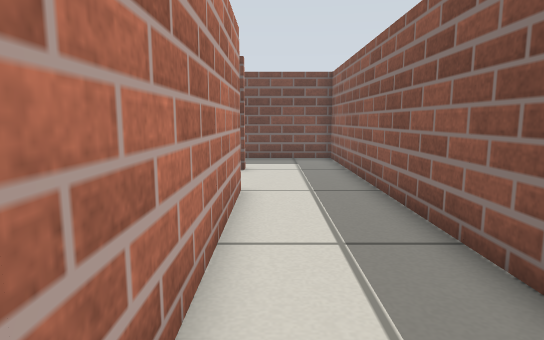
view 1 (above)

24 first-person views from a walk through a world built for the Gazebo simulator. The camera is 0.45 m above the floor, tilts 8° down and sees 75° across. The floor is counted in squares, 0.25 m on a side. Each view is taken from the middle of a square. On the plan, view 1 faces up. The plan holds only what a view shows up to about 17 squares ahead; the rest is blank.

view 2
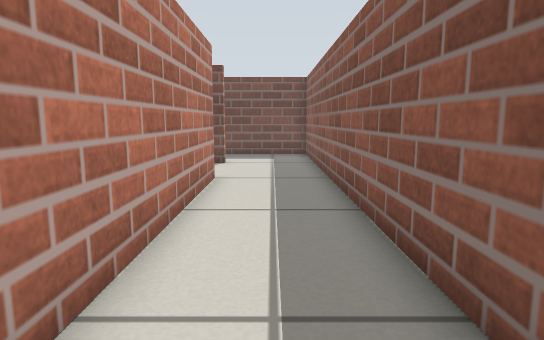

view 3
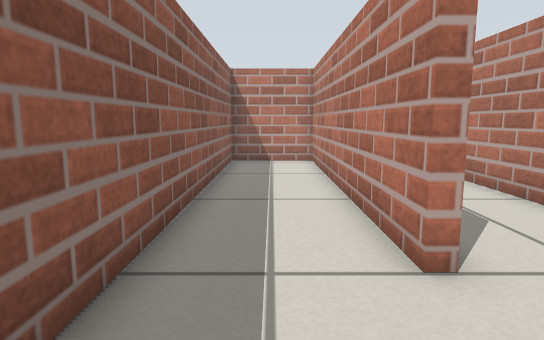

view 4
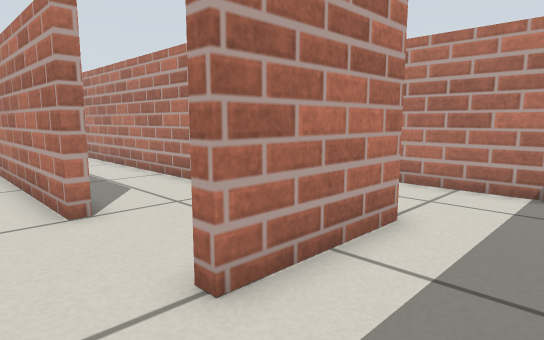

view 5
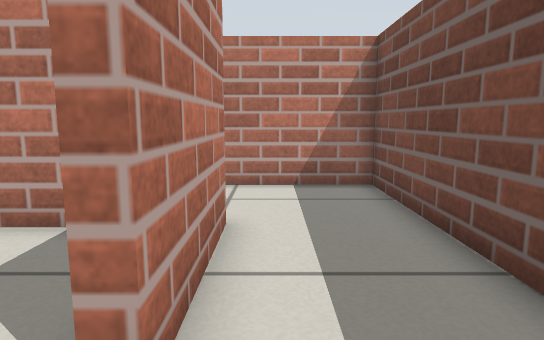

view 6
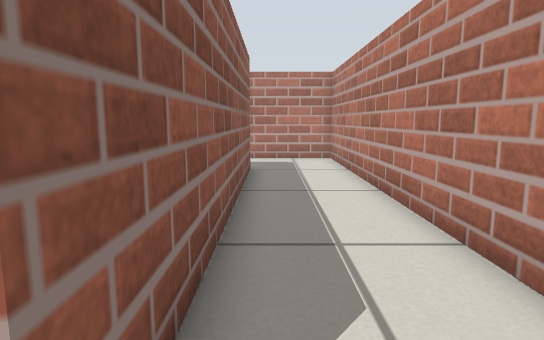

view 7
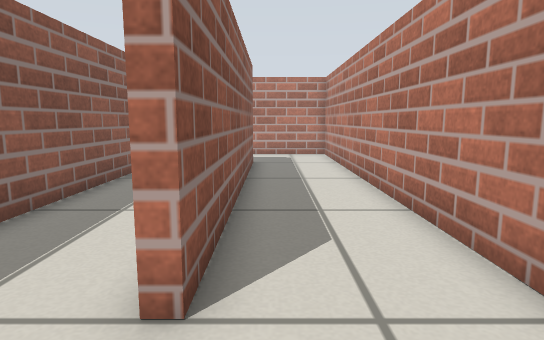

view 8
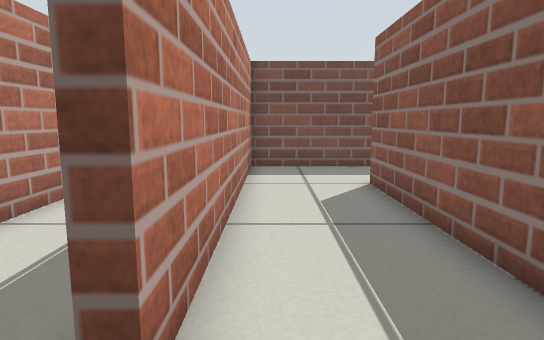

view 9
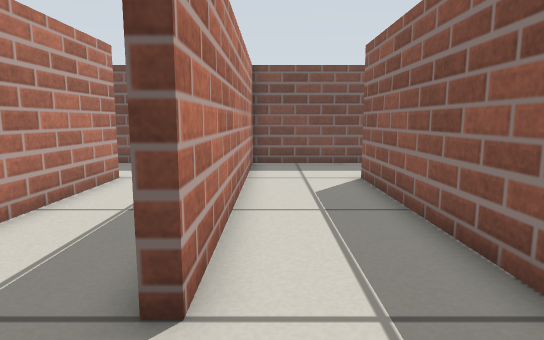

view 10
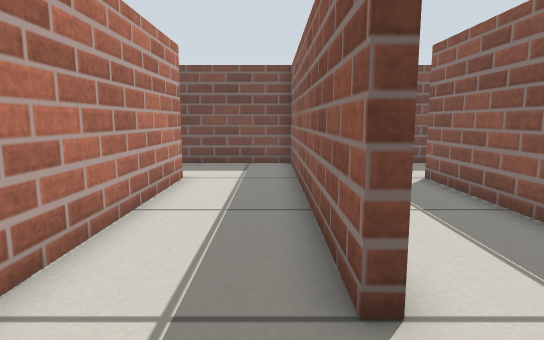

view 11
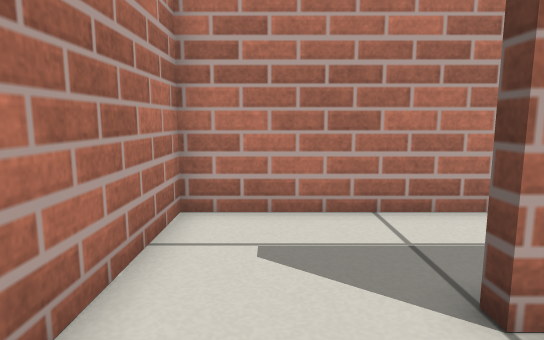

view 12
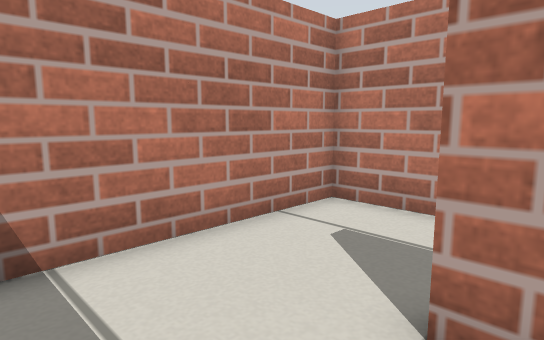

view 13
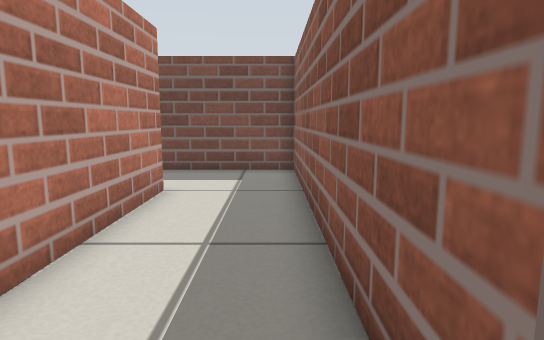

view 14
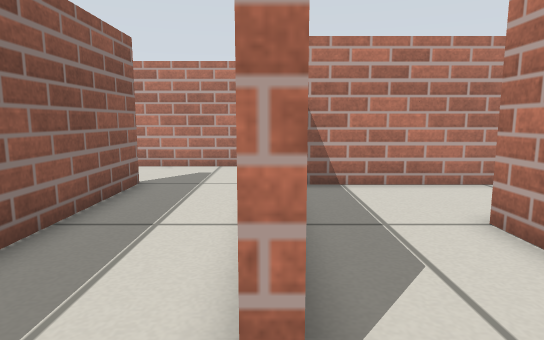

view 15
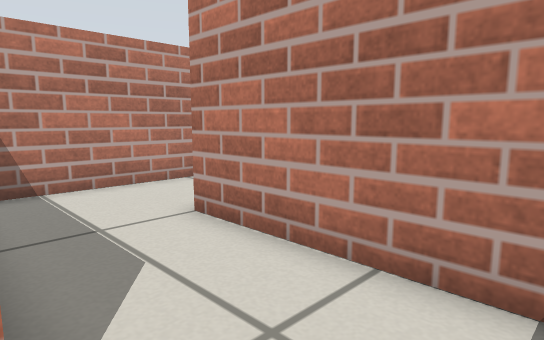

view 16
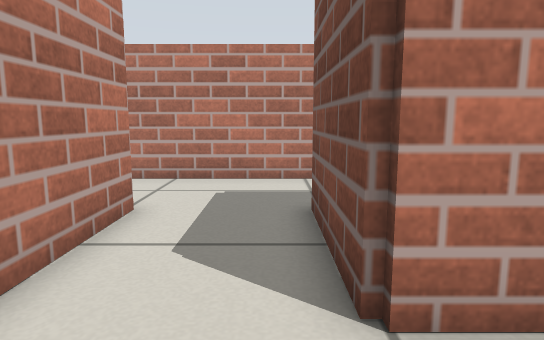

view 17
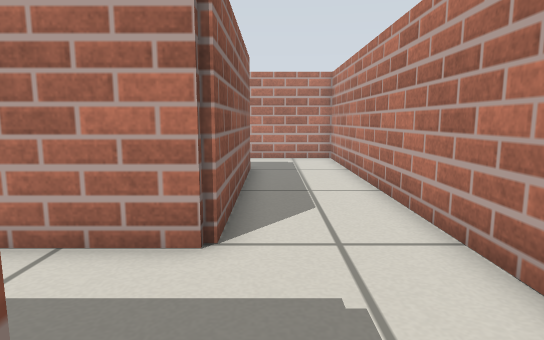

view 18
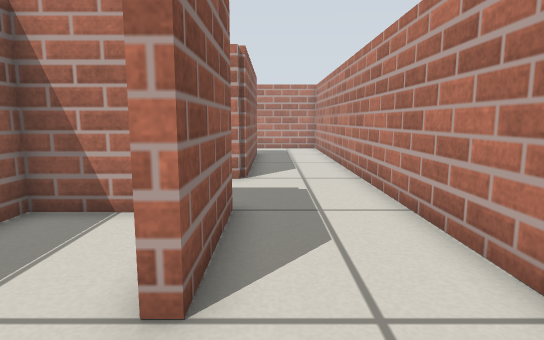

view 19
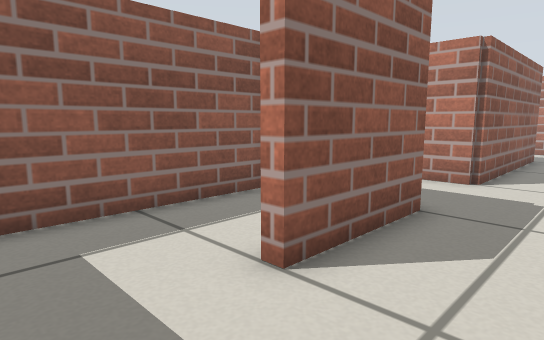

view 20
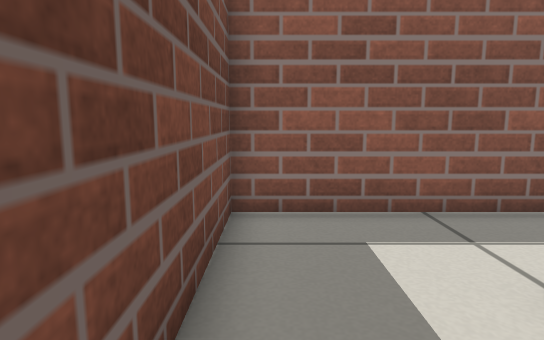

view 21
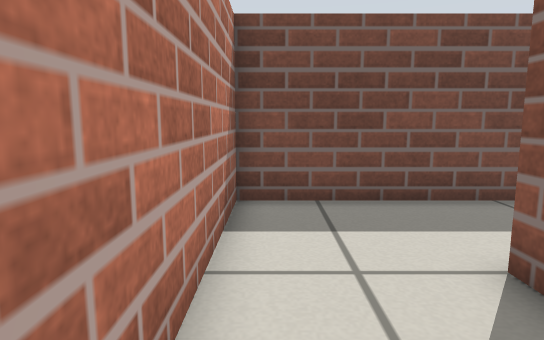

view 22
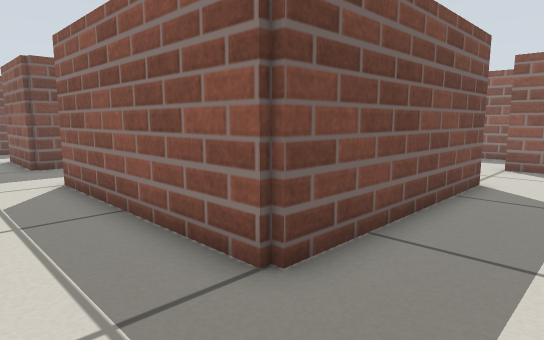

view 23
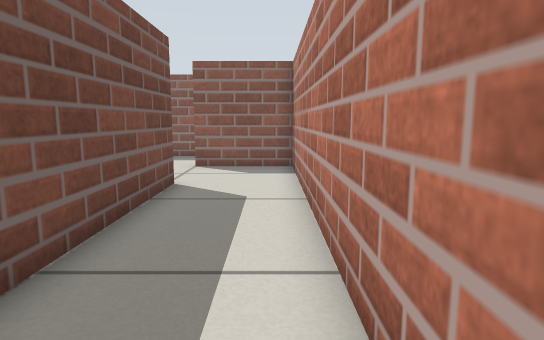

view 24
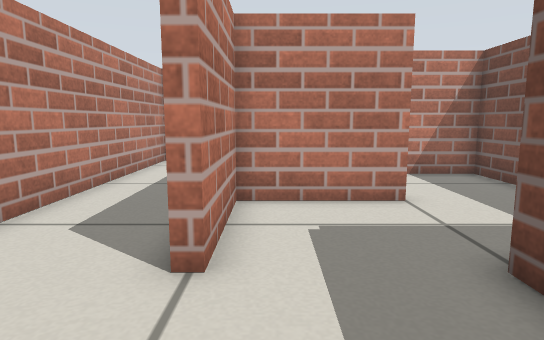

### Floor plan
Points are (right, up) in squares from view 1. A wall is a line through its corners. A room is listed if a view was taken in it or the views show most of it. See-through windows are left out.
Room 1 (views 1, 2)
walls: (-0.8, 9) (-0.8, -2.8) (2.8, -2.8) (2.8, 12.6)
ways out: opening at (1, 13) to room 2; opening at (-1, 10.5) to room 3
Room 2 (views 3, 4, 5, 8, 9, 11, 12)
walls: (-5.2, 5.5) (-5.2, 13.2) (-1, 13.2) (-1, 12.8); (2.8, 12.6) (2.8, 16.8) (-8.8, 16.8) (-8.8, 5); (-8.4, 1.2) (-6.5, 1.2)
ways out: opening at (1, 13) to room 1; opening at (-9, 3) to room 4
Room 3 (views 6, 7)
walls: (-1.2, -3) (-1.2, 9) (-0.8, 9); (-4.8, 10.6) (-4.8, -6.8) (-1, -6.8); (-1, 12.8) (-1.5, 12.8)
ways out: opening at (-1, 10.5) to room 1; opening at (-1, -5)
Room 4 (views 10, 13)
walls: (-12.8, 13) (-12.8, 1.2) (-8.4, 1.2); (-8.8, 5) (-9.2, 5) (-9.2, 16.8) (-12.6, 16.8)
ways out: opening at (-9, 3) to room 2; opening at (-13, 14.5) to room 5
Room 5 (views 14, 15, 16, 17, 18, 19, 20, 21, 22, 23, 24)
walls: (-12.5, 0.8) (-13, 0.8); (-13.2, 13) (-12.8, 13); (-16.8, 14.6) (-16.8, 8.8) (-21.2, 8.8) (-21.2, 13) (-20.8, 13); (-13, -2.8) (-13, -3.2) (-21.2, -3.2) (-21.2, 5.2) (-13.9, 5.2); (-20.4, 16.8) (-24.8, 16.8) (-24.8, -6.8) (-9.2, -6.8) (-9.2, -3); (-12.6, 16.8) (-14.5, 16.8)
ways out: opening at (-13, 14.5) to room 4; opening at (-21, 14.5) to room 6; opening at (-13, -1) to room 7; opening at (-9, -1.5)
Room 6 (no view inside)
walls: (-19.4, 9.2) (-17.2, 9.2) (-17.2, 16.8) (-20.4, 16.8)
ways out: opening at (-21, 14.5) to room 5
Room 7 (no view inside)
walls: (-16.8, 1) (-16.8, -2.8) (-13, -2.8)
ways out: opening at (-13, -1) to room 5; opening at (-17, 2.5)

Positions as (right, up) in squares from view 1, and headings:
1: (0, 0), facing up
2: (1, -2), facing up
3: (1, 13), facing down
4: (1, 16), facing down-left
5: (1, 14), facing left
6: (-2, 10), facing down
7: (-2, 12), facing down
8: (-8, 3), facing up
9: (-8, 2), facing up
10: (-10, 2), facing up
11: (-6, 3), facing left
12: (-6, 6), facing down-left
13: (-10, 4), facing up
14: (-13, 15), facing down
15: (-13, 15), facing down-left
16: (-14, 8), facing left
17: (-22, 10), facing down
18: (-22, 16), facing down
19: (-24, 16), facing down-right
20: (-24, 16), facing right
21: (-24, 9), facing up
22: (-24, -6), facing up-right
23: (-23, -6), facing right
24: (-9, -2), facing left
